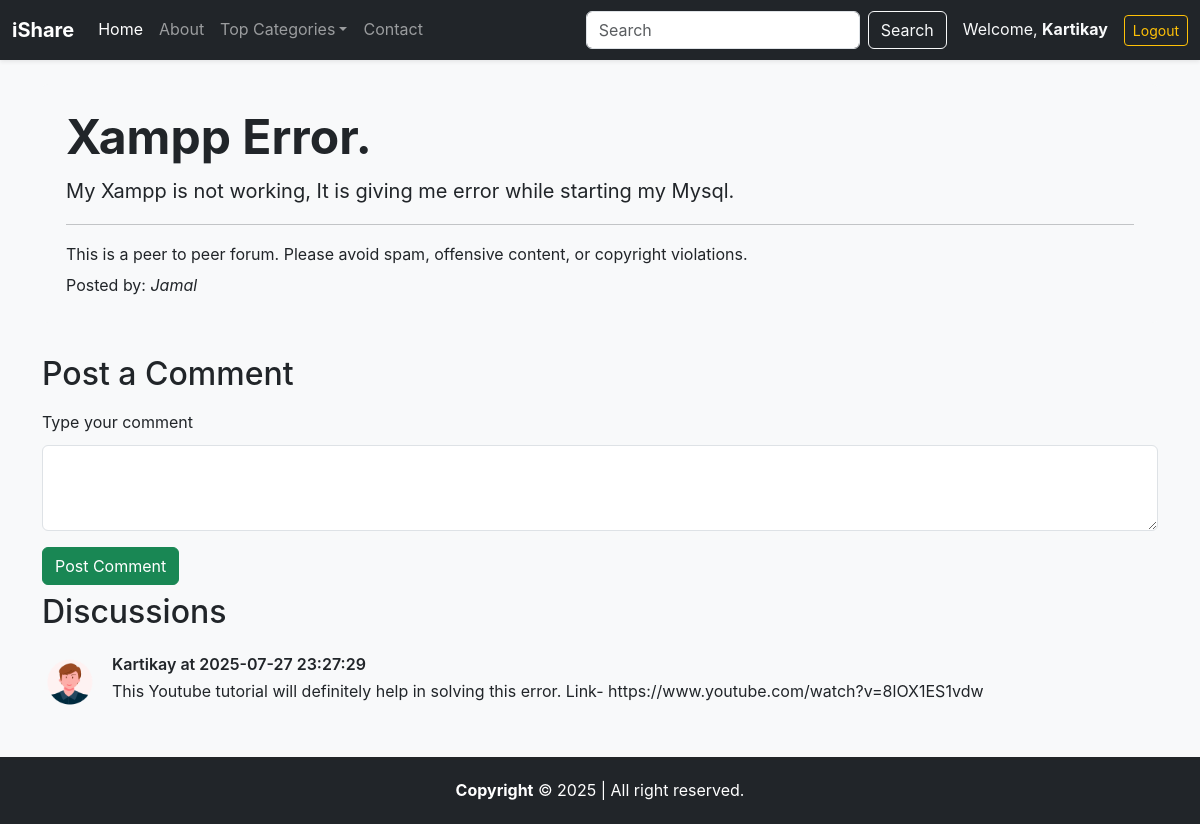
Page /thread.php?threadid=13 (signed in) on the committed database.
### tables this page shows
CREATE TABLE `threads` (
  `thread_id` int(7) NOT NULL,
  `thread_title` varchar(255) NOT NULL,
  `thread_desc` text NOT NULL,
  `thread_cat_id` int(7) NOT NULL,
  `thread_user_id` int(7) NOT NULL,
  `timestamp` datetime NOT NULL DEFAULT current_timestamp()
);

CREATE TABLE `users` (
  `sno` int(8) NOT NULL,
  `user_email` varchar(30) NOT NULL,
  `user_pass` varchar(255) NOT NULL,
  `timestamp` datetime NOT NULL DEFAULT current_timestamp()
);

CREATE TABLE `comments` (
  `comment_id` int(8) NOT NULL,
  `comment_content` text NOT NULL,
  `thread_id` int(8) NOT NULL,
  `comment_by` int(8) NOT NULL,
  `comment_time` datetime NOT NULL DEFAULT current_timestamp()
);

### thread.php (the view, shortened to what this page needs)
<!doctype html>
<html lang="en">
<head>
    <link href="https://cdn.jsdelivr.net/npm/bootstrap@5.3.0/dist/css/bootstrap.min.css" rel="stylesheet">
    <link rel="stylesheet" href="assets/cs/style.css">
</head>
<body>
    <?php include 'partials/_conn.php'; ?>
    <?php include 'partials/_header.php'; ?>
    <?php
    $id = $_GET['threadid'];
    $sql = "SELECT * FROM `threads` WHERE thread_id=$id";
    $result = mysqli_query($conn, $sql);
    while ($row = mysqli_fetch_assoc($result)) {
        $title = $row['thread_title'];
        $desc = $row['thread_desc'];
        $thread_user_id = $row['thread_user_id'];
        $sql2 = "SELECT user_email FROM `users` WHERE sno='$thread_user_id'";
        $result2 = mysqli_query($conn, $sql2);
        $row2 = mysqli_fetch_assoc($result2);
        $posted_by = $row2['user_email'];
    }
    ?>
<?php
    echo'
    <div class="container my-4">
        <div class="p-4 mb-4 bg-light rounded">
            <h1 class="display-5 fw-bold">' . $title . '</h1>
            <p class="fs-5">' . $desc . '</p>
            <hr>
            <p class="mb-1">This is a peer to peer forum. Please avoid spam, offensive content, or copyright violations.</p>
            <p class="mb-0">Posted by: <em>' . htmlspecialchars($posted_by) . '</em></p>
        </div>
    </div>';
?>
    <?php
    if (isset($_SESSION['loggedin']) && $_SESSION['loggedin'] == true) {
        echo '<div class="container">
                <h2 class="py-2">Post a Comment</h2>
                <form action="' . $_SERVER['REQUEST_URI'] . '" method="post">
                    <div class="mb-3">
                        <label for="comment" class="form-label">Type your comment</label>
                        <textarea class="form-control" id="comment" name="comment" rows="3" required></textarea>
                        <input type="hidden" name="sno" value="' . $_SESSION["sno"] . '">
                    </div>
                    <button type="submit" class="btn btn-success">Post Comment</button>
                </form>
              </div>';
    } else {
        echo '<div class="container">
                <h2 class="py-2">Post a Comment</h2>
                <p class="lead">You are not logged in. Please <a href="" data-bs-toggle="modal" data-bs-target="#loginModal"">login</a> to post comments.</p>
              </div>';
    }
    ?>
    <div class="container mb-5" id="ques">
        <h2 class="py-2">Discussions</h2>
        <?php
        $sql = "SELECT * FROM `comments` WHERE thread_id=$id";
        $result = mysqli_query($conn, $sql);
        while ($row = mysqli_fetch_assoc($result)) {
            $content = $row['comment_content'];
            $comment_time = $row['comment_time'];
            $comment_by = $row['comment_by'];
            $sql2 = "SELECT user_email FROM `users` WHERE sno='$comment_by'";
            $result2 = mysqli_query($conn, $sql2);
            $row2 = mysqli_fetch_assoc($result2);
            $comment_user_email = $row2['user_email'];
            echo '<div class="d-flex align-items-start my-3">
                    <img src="assets/images/img/boy.png" width="54" class="me-3" alt="user">
                    <div>
                        <h6 class="mb-1 fw-semibold">' . htmlspecialchars($comment_user_email) . ' at ' . $comment_time . '</h6>
                        <p class="mb-0">' . htmlspecialchars($content) . '</p>
                    </div>
                  </div>';
        }
        ?>
    </div>
    <?php include 'partials/_footer.php'; ?>
</body>
</html>

### assets/cs/style.css (style rules this page uses)
body { font-family: 'Inter', sans-serif; background-color: #f8f9fa; color: #212529; line-height: 1.7; }
.form-control, .form-control:focus { box-shadow: none; }

### rows in the picture
threads: thread_title "Xampp Error.", thread_desc "My Xampp is not working, It is giving me error while starting my Mysql."
users: user_email "Jamal"
comments: users.user_email "Kartikay", comment_time "2025-07-27 23:27:29", comment_content "This Youtube tutorial will definitely help in solving this error. Link- https://www.youtube.com/watch?v=8lOX1ES1vdw"

### other values in the picture
$_SESSION['useremail'] "Kartikay"
